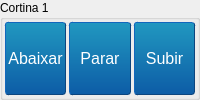
                   <widget class="QGroupBox" name="groupBox_4">
                    <property name="sizePolicy">
                     <sizepolicy hsizetype="Expanding" vsizetype="Expanding">
                      <horstretch>0</horstretch>
                      <verstretch>0</verstretch>
                     </sizepolicy>
                    </property>
                    <property name="title">
                     <string>Cortina 1</string>
                    </property>
                    <layout class="QGridLayout" name="gridLayout_18">
                     <property name="leftMargin">
                      <number>1</number>
                     </property>
                     <property name="topMargin">
                      <number>1</number>
                     </property>
                     <property name="rightMargin">
                      <number>1</number>
                     </property>
                     <property name="bottomMargin">
                      <number>1</number>
                     </property>
                     <property name="spacing">
                      <number>1</number>
                     </property>
                     <item row="1" column="0">
                      <layout class="QHBoxLayout" name="horizontalLayout" stretch="0,0,0">
                       <item>
                        <widget class="QPushButton" name="mecanismo_mqtt_cort_1_0">
                         <property name="sizePolicy">
                          <sizepolicy hsizetype="Expanding" vsizetype="Expanding">
                           <horstretch>0</horstretch>
                           <verstretch>0</verstretch>
                          </sizepolicy>
                         </property>
                         <property name="minimumSize">
                          <size>
                           <width>60</width>
                           <height>0</height>
                          </size>
                         </property>
                         <property name="styleSheet">
                          <string notr="true">    QPushButton
    {
    font: 12pt Arial;
    margin: 1px;
    border-color: #0c457e;
    border-style: outset;
    border-radius: 3px;
    border-width: 1px;
    color: white;
    background-color: qlineargradient(x1: 0, y1: 0, x2: 0, y2: 1, stop: 0 #2198c0, stop: 1 #0d5ca6);
    }

    QPushButton:pressed
    {
    background-color: qlineargradient(x1: 0, y1: 0, x2: 0, y2: 1, stop: 0 #0d5ca6, stop: 1 #2198c0);
    }</string>
                         </property>
                         <property name="text">
                          <string>Abaixar</string>
                         </property>
                        </widget>
                       </item>
                       <item>
                        <widget class="QPushButton" name="mecanismo_mqtt_cort_1_2">
                         <property name="sizePolicy">
                          <sizepolicy hsizetype="Expanding" vsizetype="Expanding">
                           <horstretch>0</horstretch>
                           <verstretch>0</verstretch>
                          </sizepolicy>
                         </property>
                         <property name="minimumSize">
                          <size>
                           <width>60</width>
                           <height>0</height>
                          </size>
                         </property>
                         <property name="styleSheet">
                          <string notr="true">    QPushButton
    {
    font: 12pt Arial;
    margin: 1px;
    border-color: #0c457e;
    border-style: outset;
    border-radius: 3px;
    border-width: 1px;
    color: white;
    background-color: qlineargradient(x1: 0, y1: 0, x2: 0, y2: 1, stop: 0 #2198c0, stop: 1 #0d5ca6);
    }

    QPushButton:pressed
    {
    background-color: qlineargradient(x1: 0, y1: 0, x2: 0, y2: 1, stop: 0 #0d5ca6, stop: 1 #2198c0);
    }</string>
                         </property>
                         <property name="text">
                          <string>Parar</string>
                         </property>
                        </widget>
                       </item>
                       <item>
                        <widget class="QPushButton" name="mecanismo_mqtt_cort_1_1">
                         <property name="sizePolicy">
                          <sizepolicy hsizetype="Expanding" vsizetype="Expanding">
                           <horstretch>0</horstretch>
                           <verstretch>0</verstretch>
                          </sizepolicy>
                         </property>
                         <property name="minimumSize">
                          <size>
                           <width>60</width>
                           <height>0</height>
                          </size>
                         </property>
                         <property name="styleSheet">
                          <string notr="true">    QPushButton
    {
    font: 12pt Arial;
    margin: 1px;
    border-color: #0c457e;
    border-style: outset;
    border-radius: 3px;
    border-width: 1px;
    color: white;
    background-color: qlineargradient(x1: 0, y1: 0, x2: 0, y2: 1, stop: 0 #2198c0, stop: 1 #0d5ca6);
    }

    QPushButton:pressed
    {
    background-color: qlineargradient(x1: 0, y1: 0, x2: 0, y2: 1, stop: 0 #0d5ca6, stop: 1 #2198c0);
    }</string>
                         </property>
                         <property name="text">
                          <string>Subir</string>
                         </property>
                        </widget>
                       </item>
                      </layout>
                     </item>
                    </layout>
                   </widget>
